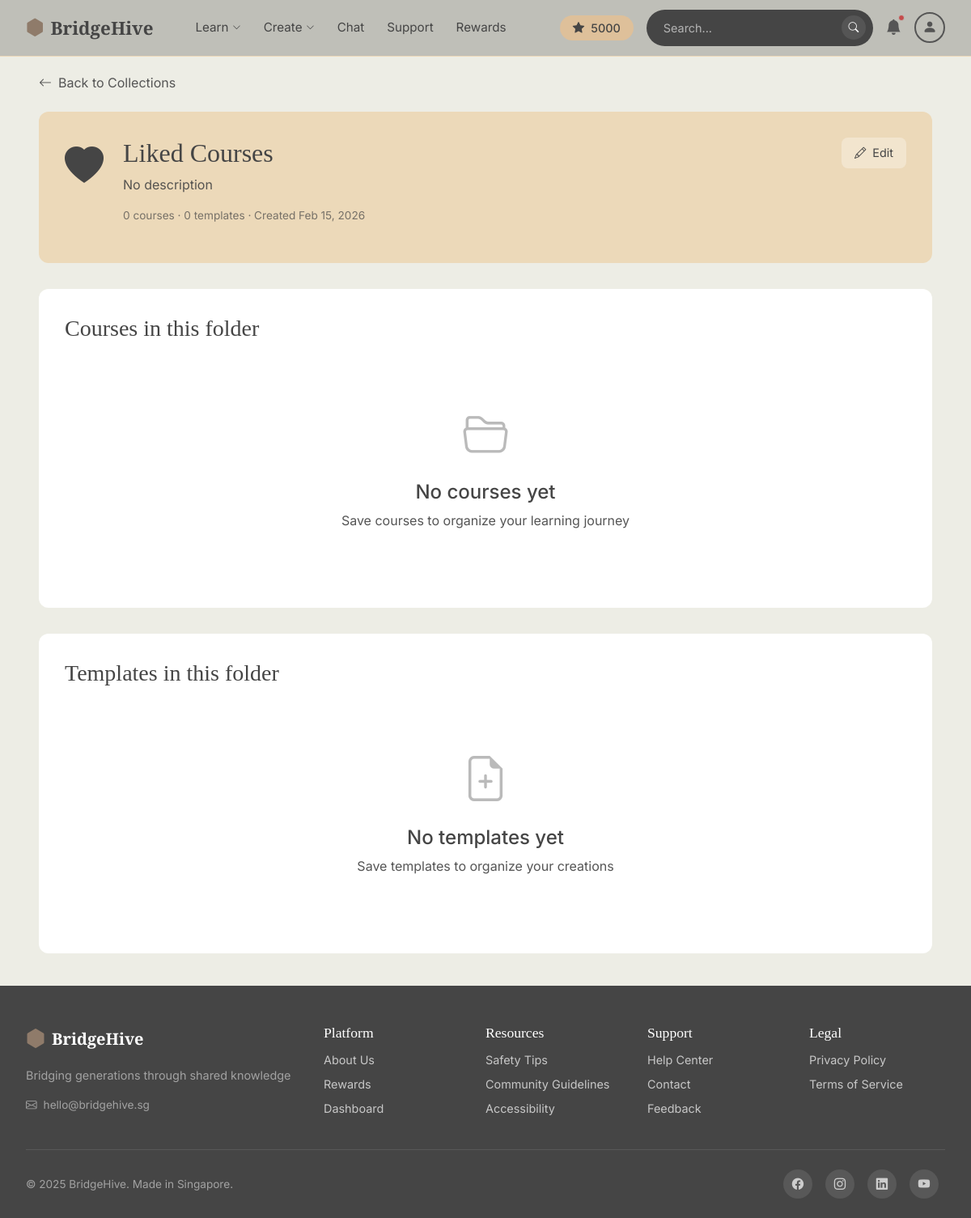
The app's page /both/folders/5 (signed in) with its own data.
### app.py (models this page shows)
class User(db.Model):
    __tablename__ = 'users'
    id = db.Column(db.Integer, primary_key=True)
    username = db.Column(db.String(100), nullable=False)
    email = db.Column(db.String(100), unique=True, nullable=False)  # Must be unique
    password = db.Column(db.String(100), nullable=False)
    user_type = db.Column(db.String(10), nullable=False)  # 'youth' or 'elder'
    date_joined = db.Column(db.DateTime, default=datetime.utcnow)
    streak_days = db.Column(db.Integer, default=0)  # For gamification on homepage
    hive_points = db.Column(db.Integer, default=5000)  # Points for navbar display and rewards shop
    is_new_user = db.Column(db.Boolean, default=True)  # Shows different welcome message
    profile_pic = db.Column(db.String(200), default='DefaultPFP.png')  # Profile picture filename
    role = db.Column(db.String(50))        # learner, mentor, or both
    age_group = db.Column(db.String(20))   # Age range selected
    tech_comfort = db.Column(db.String(20))  # How comfortable with tech
    learning_interests = db.Column(db.Text)   # Comma-separated interests
    teaching_interests = db.Column(db.Text)   # What they can teach
    settings = db.relationship('UserSettings', backref='user', uselist=False, cascade='all,delete-orphan')
    inventory = db.relationship('UserItem', backref='user', cascade='all,delete-orphan')

class Folder(db.Model):
    __tablename__ = 'folders'
    id = db.Column(db.Integer, primary_key=True)
    user_id = db.Column(db.Integer, db.ForeignKey('users.id'), nullable=False)  # Who owns it
    folder_name = db.Column(db.String(100), nullable=False)
    description = db.Column(db.Text)
    folder_type = db.Column(db.String(20), default='custom')  # 'preset' for default folders
    icon = db.Column(db.String(50), default='folder')  # Bootstrap icon name
    color = db.Column(db.String(7), default='#ECD9B9')  # Hex color for card
    is_deletable = db.Column(db.Boolean, default=True)  # Preset folders can't be deleted
    date_created = db.Column(db.DateTime, default=datetime.utcnow)
    date_modified = db.Column(db.DateTime, default=datetime.utcnow, onupdate=datetime.utcnow)

### app.py (the view)
@app.route('/both/folders/<int:folder_id>')
def both_folder_view(folder_id):
    user_id = session.get('user_id', 1)
    user = User.query.get(user_id)
    folder = Folder.query.get_or_404(folder_id)
    folder_courses = FolderCourse.query.filter_by(folder_id=folder_id).all()
    courses = [Course.query.get(fc.course_id) for fc in folder_courses if Course.query.get(fc.course_id)]
    folder_templates = FolderTemplate.query.filter_by(folder_id=folder_id).all()
    templates = [Template.query.get(ft.template_id) for ft in folder_templates if Template.query.get(ft.template_id)]
    return render_template('both/folder_view.html', user=user, folder=folder, courses=courses, templates=templates)

### app.py (called while the page is built)
def translate(key, locale='en'):
    return TRANSLATIONS.get(locale, {}).get(key, TRANSLATIONS['en'].get(key, key))

### templates/both/folder_view.html (shortened to what this page needs)
{% extends "base.html" %}
{% block navbar %}
{% include 'includes/navbar_new.html' %}
{% endblock %}
{% block content %}
<div class="page-content">
    <a href="{{ url_for('both_folder_list') }}" class="back-link">
        <i class="bi bi-arrow-left"></i> Back to Collections
    </a>
    <div class="folder-header" style="background-color: {{ folder.color }}; {% if folder.color in ['#8F7B6A', '#C4B4A7'] %}color: white;{% else %}color: #454545;{% endif %}">
        <div class="folder-header-icon">
            {% if folder.icon == 'heart' %}<i class="bi bi-heart-fill"></i>
            {% elif folder.icon == 'bookmark' %}<i class="bi bi-bookmark-fill"></i>
            {% elif folder.icon == 'star' %}<i class="bi bi-star-fill"></i>
            {% else %}<i class="bi bi-folder-fill"></i>{% endif %}
        </div>
        <div class="folder-header-content">
            <h1 class="folder-header-name">{{ folder.folder_name }}</h1>
            <p class="folder-header-desc">{{ folder.description or 'No description' }}</p>
            <p class="folder-header-meta">{{ courses|length }} courses · {{ templates|length }} templates · Created {{ folder.date_created.strftime('%b %d, %Y') }}</p>
        </div>
        <div class="folder-actions">
            <a href="{{ url_for('both_folder_edit', folder_id=folder.id) }}" class="folder-action-btn btn-edit">
                <i class="bi bi-pencil"></i> Edit
            </a>
        </div>
    </div>
    <div class="content-section">
        <div class="content-header">
            <h3>Courses in this folder</h3>
        </div>
        {% if courses %}
        <div class="course-grid" id="courseGrid">
            {% for course in courses %}
            <div class="course-card-wrapper">
                <a href="{{ url_for('view_course', course_id=course.id, from_folder=folder.id) }}" class="course-card" style="text-decoration: none;">
                    <div class="course-img" style="background-color: {{ course.color }};"></div>
                    <div class="course-body">
                        <span class="course-category">{{ course.category }}</span>
                        <h3 class="course-title">{{ course.title }}</h3>
                        <p class="course-instructor">{{ course.instructor_name }}</p>
                    </div>
                </a>
                <form action="{{ url_for('remove_course_from_folder', folder_id=folder.id, course_id=course.id) }}" method="POST" class="delete-course-form" style="display: none;">
                    <button type="submit" class="btn-delete-course" onclick="return confirm('Remove this course from folder?')">
                        <i class="bi bi-x-circle-fill"></i>
                    </button>
                </form>
            </div>
            {% endfor %}
        </div>
        {% else %}
        <div class="empty-state">
            <i class="bi bi-folder2-open"></i>
            <h4>No courses yet</h4>
            <p>Save courses to organize your learning journey</p>
        </div>
        {% endif %}
    </div>
    <div class="content-section" style="margin-top: 2rem;">
        <div class="content-header">
            <h3>Templates in this folder</h3>
        </div>
        {% if templates %}
        <div class="course-grid" id="templateGrid">
            {% for template in templates %}
            <div class="course-card-wrapper">
                <a href="{{ url_for('view_template', template_id=template.id) }}" class="course-card" style="text-decoration: none;">
                    <div class="course-img" style="background-color: {{ template.color }};"></div>
                    <div class="course-body">
                        <span class="course-category">{{ template.category }}</span>
                        <h3 class="course-title">{{ template.title }}</h3>
                        <p class="course-instructor">{{ template.usage_count }} uses</p>
                    </div>
                </a>
                <form action="{{ url_for('remove_template_from_folder', folder_id=folder.id, template_id=template.id) }}" method="POST" class="delete-template-form" style="display: none;">
                    <button type="submit" class="btn-delete-course" onclick="return confirm('Remove this template from folder?')">
                        <i class="bi bi-x-circle-fill"></i>
                    </button>
                </form>
            </div>
            {% endfor %}
        </div>
        {% else %}
        <div class="empty-state">
            <i class="bi bi-file-earmark-plus"></i>
            <h4>No templates yet</h4>
            <p>Save templates to organize your creations</p>
        </div>
        {% endif %}
    </div>
</div>
{% endblock %}

### templates/includes/navbar_new.html (shortened to what this page needs)
<nav class="navbar-new">
    <a href="{{ url_for('both_homepage') }}" class="navbar-new-brand">
        <i class="bi bi-hexagon-fill" style="color: var(--brown);"></i>
        <span>BridgeHive</span>
    </a>
    <div class="navbar-new-links">
        <div class="navbar-new-dropdown">
            <span class="navbar-new-link">{{ t('nav.learn') }} <i class="bi bi-chevron-down" style="font-size: 0.65rem;"></i></span>
        </div>
        <div class="navbar-new-dropdown">
            <span class="navbar-new-link">{{ t('nav.create') }} <i class="bi bi-chevron-down" style="font-size: 0.65rem;"></i></span>
        </div>
        <a href="/socialhub/" class="navbar-new-link">{{ t('nav.chat') }}</a>
        <a href="{{ url_for('support') }}" class="navbar-new-link">{{ t('nav.support') }}</a>
        <a href="{{ url_for('rewards') }}" class="navbar-new-link">{{ t('nav.rewards') }}</a>
    </div>
    <div class="navbar-new-right">
        <div class="navbar-new-points">
            <i class="bi bi-star-fill"></i> {{ (user.hive_points if user else navbar_user.hive_points if navbar_user else 0)|default(0) }}
        </div>
        <div class="navbar-new-searchbar">
            <input type="text" placeholder="{{ t('common.search') }}..." readonly>
            <button type="button"><i class="bi bi-search"></i></button>
        </div>
        <a href="{{ url_for('notifications') }}" class="navbar-new-bell" style="text-decoration:none;">
            <i class="bi bi-bell-fill"></i>
            <span class="navbar-new-bell-dot"></span>
        </a>
        <div class="navbar-new-profile-wrap">
            <div class="navbar-new-profile-circle">
                <i class="bi bi-person-fill"></i>
            </div>
        </div>
    </div>
</nav>

### templates/base.html (style rules this page uses)
* { margin: 0; padding: 0; box-sizing: border-box; }
:root { --cream: #FEFAF1; --cream-dark: #EDEDE5; --brown: #8F7B6A; --tan: #DEC09A; --tan-light: #ECD9B9; --peach: #FFE5C4; --black: #454545; --gray: #555555; --gray-light: #B7B7B7; --taupe: #C4B4A7; --warm-gray: #BEBAAF; --off-white: #ECECE4; }
body { font-family: 'Inter', sans-serif; background-color: var(--cream); color: var(--black); min-height: 100vh; }
h1, h2, h3, .playfair { font-family: 'Playfair Display', serif; }
.navbar-new { display: flex; align-items: center; padding: 0.75rem 2rem; background-color: #bfbfb8; border-bottom: 1px solid var(--tan-light); position: fixed; top: 0; left: 0; right: 0; z-index: 11000; }
.navbar-new-brand { font-family: 'Playfair Display', serif; font-weight: 700; color: var(--black); text-decoration: none; font-size: 1.4rem; display: flex; align-items: center; gap: 0.5rem; margin-right: 2.5rem; }
.navbar-new-links { display: flex; align-items: center; gap: 0.25rem; }
.navbar-new-link { color: var(--black); text-decoration: none; font-size: 0.95rem; font-weight: 400; padding: 0.5rem 0.75rem; cursor: pointer; display: flex; align-items: center; gap: 0.3rem; transition: color 0.2s; }
.navbar-new-dropdown { position: relative; }
.navbar-new-right { margin-left: auto; display: flex; align-items: center; gap: 1rem; }
.navbar-new-points { background-color: var(--tan); color: var(--black); border-radius: 20px; padding: 0.3rem 1rem; font-weight: 500; font-size: 0.9rem; display: flex; align-items: center; gap: 0.5rem; }
.navbar-new-searchbar { display: flex; align-items: center; background-color: var(--black); border-radius: 25px; padding: 0.4rem 0.5rem 0.4rem 1.25rem; width: 280px; border: 1px solid transparent; }
.navbar-new-searchbar input { border: none; background: transparent; outline: none; flex: 1; font-size: 0.9rem; color: white; cursor: default; }
.navbar-new-searchbar input::placeholder { color: rgba(255,255,255,0.6); }
.navbar-new-searchbar button { background-color: var(--gray); border: none; border-radius: 50%; width: 30px; height: 30px; display: flex; align-items: center; justify-content: center; cursor: default; }
.navbar-new-searchbar button i { color: white; font-size: 0.8rem; }
.navbar-new-bell { position: relative; cursor: pointer; }
.navbar-new-bell i { color: var(--gray); font-size: 1.2rem; }
.navbar-new-bell-dot { position: absolute; top: -2px; right: -4px; width: 8px; height: 8px; background-color: #C54B4B; border-radius: 50%; border: 1.5px solid #bfbfb8; }
.navbar-new-profile-wrap { position: relative; }
.navbar-new-profile-circle { width: 38px; height: 38px; border: 2px solid var(--gray); border-radius: 50%; display: flex; align-items: center; justify-content: center; color: var(--gray); font-size: 1.1rem; cursor: pointer; overflow: hidden; }

### templates/both/folder_view.html (style rules this page uses)
body { background-color: var(--cream-dark); }
.page-content { padding: 2.5rem 3rem; padding-top: 90px; }
.back-link { display: inline-flex; align-items: center; gap: 0.5rem; color: var(--gray); text-decoration: none; margin-bottom: 1.5rem; }
.folder-header { border-radius: 12px; padding: 2rem; margin-bottom: 2rem; display: flex; align-items: flex-start; gap: 1.5rem; }
.folder-header-icon { font-size: 3rem; }
.folder-header-content { flex: 1; }
.folder-header-name { font-family: 'Playfair Display', serif; font-size: 2rem; margin-bottom: 0.5rem; }
.folder-header-desc { opacity: 0.9; margin-bottom: 1rem; }
.folder-header-meta { font-size: 0.85rem; opacity: 0.7; }
.folder-actions { display: flex; gap: 0.75rem; }
.folder-action-btn { padding: 0.5rem 1rem; border-radius: 8px; border: none; cursor: pointer; text-decoration: none; font-size: 0.9rem; display: inline-flex; align-items: center; gap: 0.5rem; }
.btn-edit { background: rgba(255,255,255,0.3); color: inherit; }
.content-section { background: white; border-radius: 12px; padding: 2rem; }
.empty-state { text-align: center; padding: 3rem; color: var(--gray); }
.empty-state i { font-size: 3.5rem; opacity: 0.4; margin-bottom: 1rem; display: block; }
.empty-state h4 { margin-bottom: 0.5rem; color: var(--black); }
.content-header { display: flex; justify-content: space-between; align-items: center; margin-bottom: 1.5rem; }
.content-header h3 { font-family: 'Playfair Display', serif; margin: 0; }

### records on screen
User: hive_points "5000"
Folder: folder_name "Liked Courses", description "No description", date_created "Feb 15, 2026"

### other values on screen
{{ t('nav.learn') }} "Learn"
{{ t('nav.create') }} "Create"
{{ t('nav.chat') }} "Chat"
{{ t('nav.support') }} "Support"
{{ t('nav.rewards') }} "Rewards"
{{ courses|length }} "0"
{{ templates|length }} "0"
{{ t('footer.tagline') }} "Bridging generations through shared knowledge"
{{ t('footer.platform') }} "Platform"
{{ t('footer.about') }} "About Us"
{{ t('footer.dashboard') }} "Dashboard"
{{ t('footer.resources') }} "Resources"
{{ t('footer.safety') }} "Safety Tips"
{{ t('footer.community') }} "Community Guidelines"
{{ t('footer.accessibility') }} "Accessibility"
